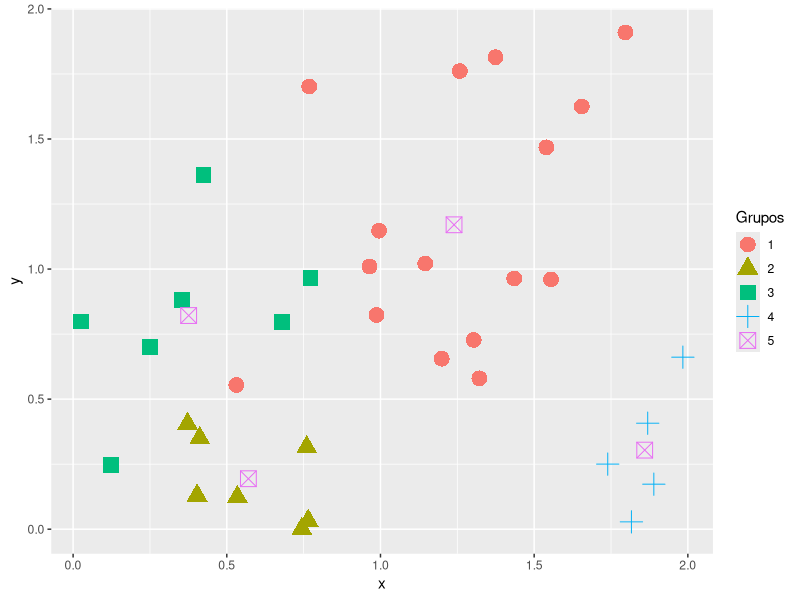

Source code (R):
library(ggplot2)

SEED = 42

N = 35
set.seed(1)
x = runif(min = 0, max = 2, n= N)
set.seed(1+10)
y = runif(min = 0, max = 2, n= N)
df = data.frame(cbind(x,y))
K = 4
g = ggplot(df, aes(x = x, y = y)) + geom_point(size = 5)
# print(g)

# -------------------------
# -------------------------

euclidean = function(a, b) {
	return (sqrt(sum((a - b)^2)))
}

# -------------------------
# -------------------------

NashaKMeans = function(dataset, k = K) {

	# 1. Gerar k centroides
	cat("@ Gerando centroides: \n")
	set.seed(SEED)
	ids.centroides =  sample(x = 1:nrow(dataset), size = K)
	centroides = dataset[ids.centroides, ]
	print(centroides)
	
	# não considerando os pontos que ja foram escolhidos como centroides
	df = dataset[-ids.centroides,]	

	#iniciar os grupos
	grupos = as.list(as.data.frame(t(centroides))) 
	cat("@ Iniciando os grupos: \n")
	print(grupos)

	# 2. repetir para todos os exemplos
	for(i in 1:nrow(df)) {
		exemplo = df[i, ]
		# print(exemplo)
		cat("exemplo: ", unlist(exemplo))
		#  a. calcular distancia exemplo p centroides
		aux = lapply(1:nrow(centroides), function(k) {
		 	return(euclidean(centroides[k,], exemplo))
		})
		distances = unlist(aux)
		#  b. centroide mais perto 
		id.menor = which.min(distances)
		cat(" - Grupo: ", id.menor, "\n")
		#  c. add o exemplo no grupo do centroide mais perto
		 grupos[[id.menor]] = rbind(grupos[[id.menor]], exemplo)
		#  d. atualiza o centroide
		centroides[id.menor,] = colMeans(grupos[[id.menor]])
	} 	
	obj = list(grupos = grupos, centroides = centroides)
	return(obj)
}

# -------------------------
# -------------------------

ret = NashaKMeans(dataset = df, k = K)



aux = lapply(1:length(ret$grupos), function(i) {
	df = data.frame(ret$grupos[i])
	colnames(df) = c("x", "y")
	df$Grupos = i
	return(df)
})

df.kmeans = do.call("rbind", aux)

df.centroides = ret$centroides
df.centroides$Grupos = 5

df.full = rbind(df.kmeans, df.centroides)
df.full$Grupos = as.factor(df.full$Grupos)


g2 = ggplot(df.full, aes(x = x, y = y, colour = Grupos, 
	shape = Grupos)) + geom_point(size = 5)
g2
# ggsave(g2, filename = "teste1.pdf")


#TODO: avaliar se é bom ou ruim pela silhueta










# -------------------------
# -------------------------
